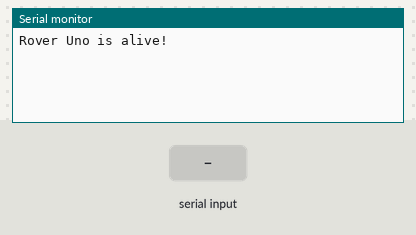
A sketch run on a simulated Arduino Uno, built with avr-gcc and run on an emulated ATmega328P. On the bench: the last lines printed to the serial monitor. The inputs (shaded band) are chosen by the test bench.

Above: at 1.2 s.
1.3 s: "w" received over Serial
At 1.9 s:
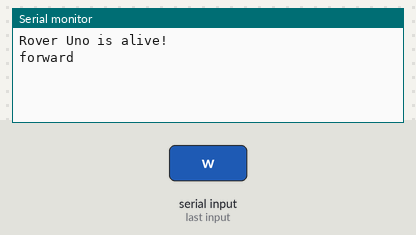
2.8 s: "s" received over Serial
At 4.0 s:
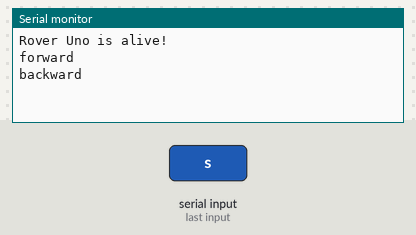
4.3 s: "d" received over Serial
At 5.4 s:
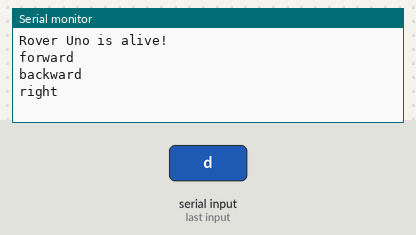
5.8 s: "a" received over Serial
At 6.6 s:
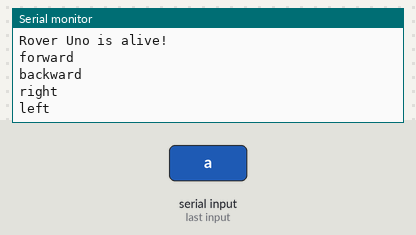

The sketch:

Rover_Uno.ino
```cpp
char val = 0; //holds ascii from serial line
void setup()
{
 Serial.begin(9600);
 Serial.println("Rover Uno is alive!");
}
void loop()
{
 if (Serial.available())
 {
 val = Serial.read();
 if (val == 'w')
 {
 // drive forward
 Serial.println("forward");
 }
 else if(val == 's')
 {
 // drive backward
 Serial.println("backward");

}
 else if(val == 'd')
 {
 // drive right
 Serial.println("right");
 }
 else if(val == 'a')
 {
 // drive left
 Serial.println("left");
 }
 }
}
```

Measured:
- after the input at 1.3 s, the serial monitor: prints a new line at once (image 1)
- after the input at 2.8 s, the serial monitor: prints a new line at once (image 2)
- after the input at 4.3 s, the serial monitor: prints a new line at once (image 3)
- after the input at 5.8 s, the serial monitor: prints a new line at once (image 4)
